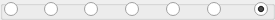
    <widget class="QGroupBox" name="std_29">
     <property name="geometry">
      <rect>
       <x>100</x>
       <y>626</y>
       <width>275</width>
       <height>20</height>
      </rect>
     </property>
     <property name="title">
      <string/>
     </property>
     <widget class="QRadioButton" name="rad_29_1">
      <property name="geometry">
       <rect>
        <x>4</x>
        <y>2</y>
        <width>15</width>
        <height>15</height>
       </rect>
      </property>
      <property name="text">
       <string/>
      </property>
     </widget>
     <widget class="QRadioButton" name="rad_29_2">
      <property name="geometry">
       <rect>
        <x>44</x>
        <y>2</y>
        <width>15</width>
        <height>15</height>
       </rect>
      </property>
      <property name="text">
       <string/>
      </property>
     </widget>
     <widget class="QRadioButton" name="rad_29_3">
      <property name="geometry">
       <rect>
        <x>84</x>
        <y>2</y>
        <width>15</width>
        <height>15</height>
       </rect>
      </property>
      <property name="text">
       <string/>
      </property>
     </widget>
     <widget class="QRadioButton" name="rad_29_4">
      <property name="geometry">
       <rect>
        <x>125</x>
        <y>2</y>
        <width>15</width>
        <height>15</height>
       </rect>
      </property>
      <property name="text">
       <string/>
      </property>
     </widget>
     <widget class="QRadioButton" name="rad_29_5">
      <property name="geometry">
       <rect>
        <x>166</x>
        <y>2</y>
        <width>15</width>
        <height>15</height>
       </rect>
      </property>
      <property name="text">
       <string/>
      </property>
     </widget>
     <widget class="QRadioButton" name="rad_29_6">
      <property name="geometry">
       <rect>
        <x>207</x>
        <y>2</y>
        <width>15</width>
        <height>15</height>
       </rect>
      </property>
      <property name="text">
       <string/>
      </property>
     </widget>
     <widget class="QRadioButton" name="rad_29_7">
      <property name="geometry">
       <rect>
        <x>254</x>
        <y>2</y>
        <width>15</width>
        <height>15</height>
       </rect>
      </property>
      <property name="text">
       <string/>
      </property>
      <property name="checked">
       <bool>true</bool>
      </property>
     </widget>
    </widget>
